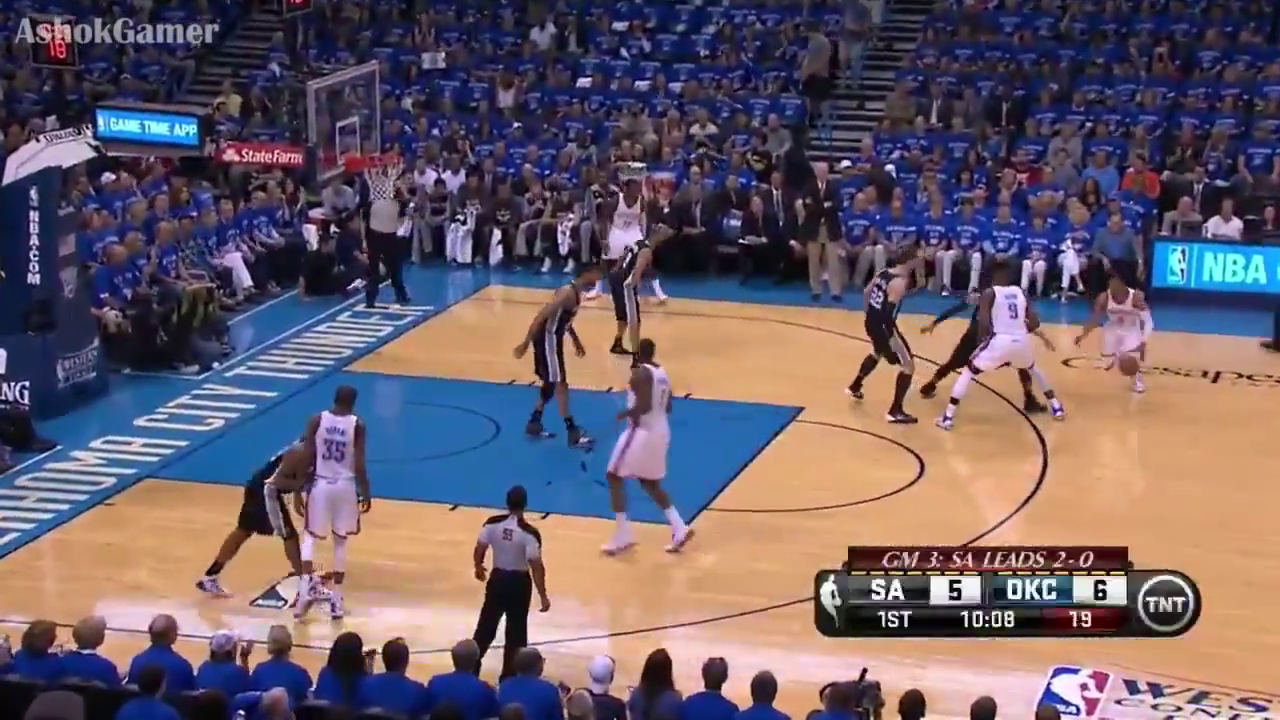
#> input picture frame 35 of nba4_clip.avi, 1280 x 720 px
$ python tracking.py   (Python 2 division)   (older library calls are emulated)
#> lines starting #> are read from the running program, lines starting #| are printed output that depends on the picture; after the words box and inside, x2 and y2 are one past the last pixel; in counts of white or black regions, pixels touching at a corner belong together
#> (reads data1.csv from the repository)
#> (reads data2.csv from the repository)
#> (reads data3.csv from the repository)
#> (reads data4.csv from the repository)
### train.py
import numpy as np
import cv2
#from matplotlib import pyplot as plt

def train():
	img = np.zeros((600,600), np.uint8)
	cv2.line(img,(0,0),(0,600),255,2)
	cv2.line(img,(0,0),(600,0),255,2)
	cv2.line(img,(0,600),(600,600),255,2)
	cv2.line(img,(0,36),(168,36),255,2)
	cv2.line(img,(0,564),(168,564),255,2)
	cv2.line(img,(0,204),(228,204),255,2)
	cv2.line(img,(0,396),(228,396),255,2)
	cv2.line(img,(228,204),(228,396),255,2)
	cv2.line(img,(336,0),(336,36),255,2)
	cv2.line(img,(336,600),(336,564),255,2)

	cv2.ellipse(img,(63, 300),(285,285), 0, -68, 68, 255,2)
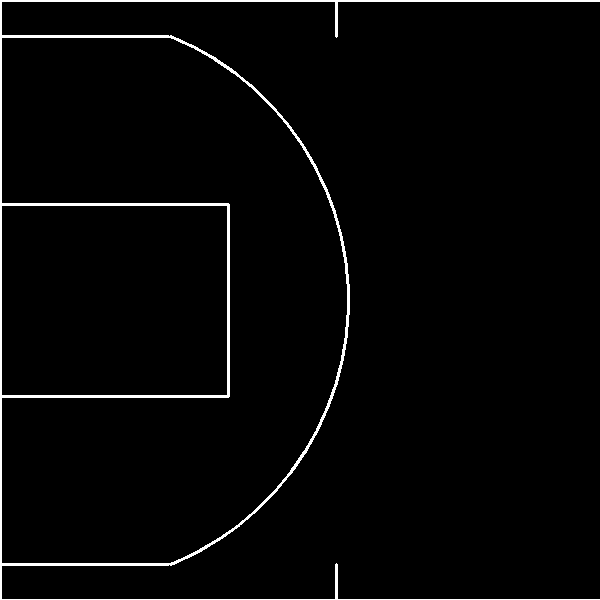
#> img: shape (600, 600); 2.3% white; 1 white region, box (x1, y1, x2, y2) and area: (0, 0, 600, 600) 8144
	cv2.ellipse(img,(228, 300),(72,72), 0, -90, 90, 255,2)
#> img: shape (600, 600); 2.5% white; 1 white region, box (x1, y1, x2, y2) and area: (0, 0, 600, 600) 8828
	cv2.circle(img, (63, 300), 7, 255, 1)
#> img: shape (600, 600); 2.5% white; 2 white regions, box (x1, y1, x2, y2) and area: (0, 0, 600, 600) 8828, (56, 293, 71, 308) 36
	for x in range(0, 600, 60):
		cv2.line(img, (x, 0), (x, 600), 60, 1)
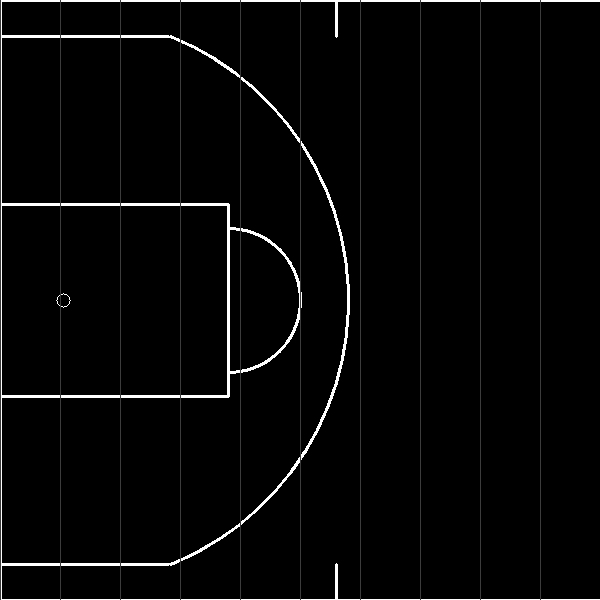
#> img: shape (600, 600); min 0, max 255, mean 6.8
	for y in range(0, 600, 60):
		cv2.line(img, (0, y), (600, y), 60, 1)
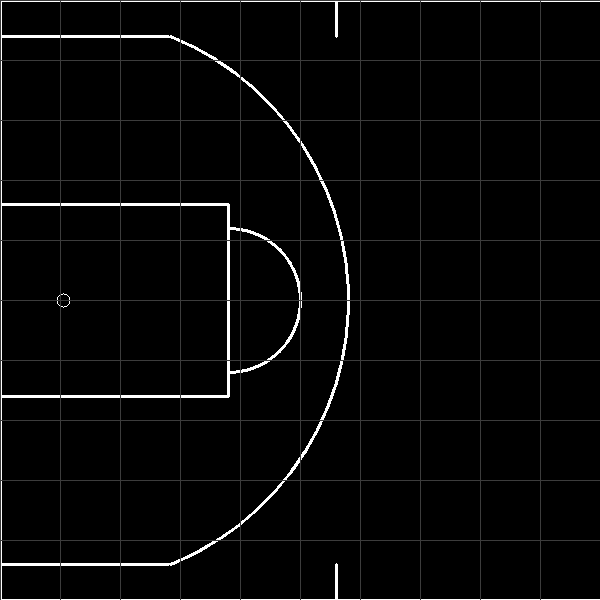
#> img: shape (600, 600); 1.64% of pixels changed, all inside (x1, y1, x2, y2) = (1, 0, 600, 541)
	return img


# [6 lines that do not run on import are left out]

### tracking.py
import cv2
import numpy as np
from train import train
from matplotlib import pyplot as plt

pts = []
def click(event,x,y,flags,param):
	if event == cv2.EVENT_LBUTTONDBLCLK:
		cv2.circle(param, (x,y),5,(255,0,0),3)
		print x, y
		pts.append((x, y))


key1 = np.loadtxt(open('data1.csv', 'rb'), delimiter=',')
key2 = np.loadtxt(open('data2.csv', 'rb'), delimiter=',')
key3 = np.loadtxt(open('data3.csv', 'rb'), delimiter=',')
key4 = np.loadtxt(open('data4.csv', 'rb'), delimiter=',')
keys = np.hstack((key1, key2, key3, key4)).reshape(-1, 4, 2).astype(np.float32)
pts = np.float32([[228,228],[228,372], [0,36], [0,396]])

cap = cv2.VideoCapture('nba4_clip.avi')
tpl = train()

frameNum = 0
next = True
cv2.namedWindow('detected')

font = cv2.FONT_HERSHEY_SIMPLEX
#> font = 0
fourcc = cv2.VideoWriter_fourcc(*'XVID')
#> fourcc = 1145656920
out = cv2.VideoWriter('calibrationGrid.avi',fourcc, 20.0, (1280,720))

while(cap.isOpened()):
	ret, frame = cap.read()
#> frame is the input picture: shape (720, 1280, 3); mean B, G, R 104.7, 93.5, 107.4
	frameNum += 1
	#gray = cv2.cvtColor(frame, cv2.COLOR_BGR2GRAY)
	blank = np.zeros(frame.shape[:2]).astype(np.uint8)
	h,w = blank.shape[:2:]
#> h = 720; w = 1280
	edges = cv2.Canny(frame,10,150)
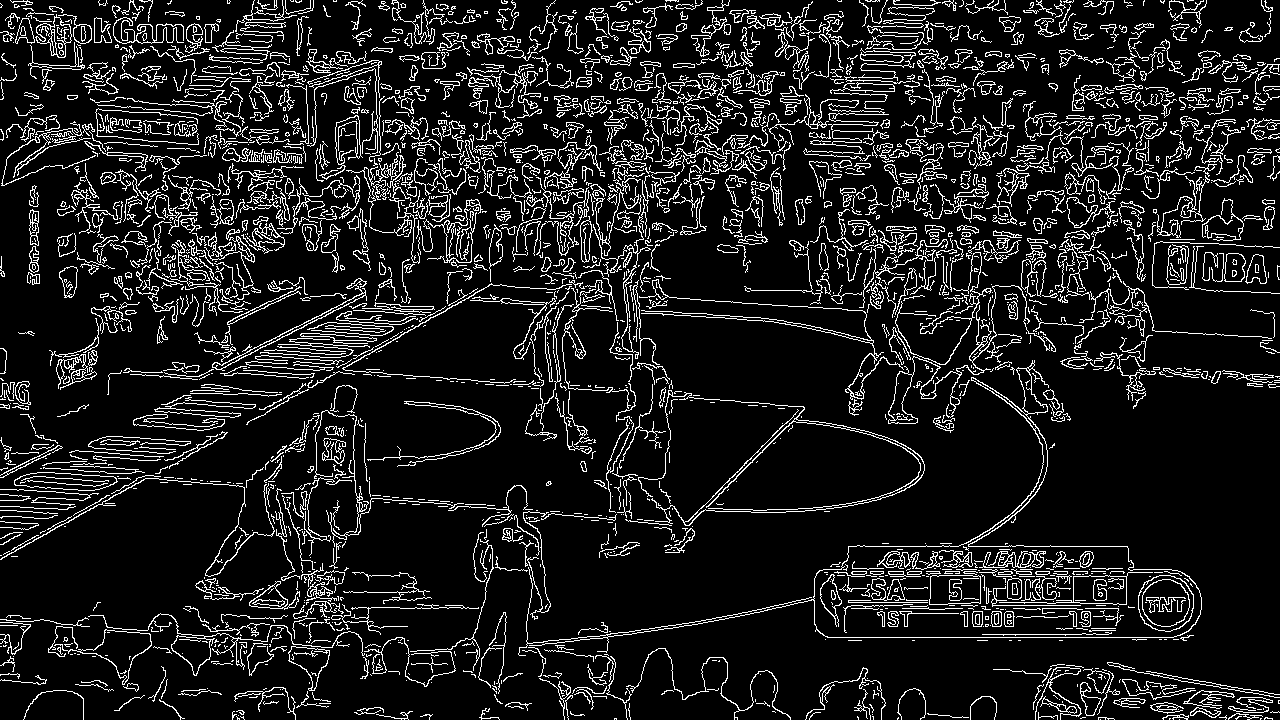
#> edges: shape (720, 1280); 11.4% white in thin lines or dots
	img, contours, hierarchy = cv2.findContours(edges,cv2.RETR_TREE,cv2.CHAIN_APPROX_SIMPLE)
#> contours = 3237 contours, 2473 with area under 20; largest, box (x1, y1, x2, y2) and area: (518, 360, 1202, 656) 33800, (813, 427, 1202, 638) 32750, (1138, 575, 1194, 632) 2476, (1138, 575, 1194, 632) 2426, (1142, 579, 1190, 627) 1764
	contours = sorted(contours, key=lambda x:cv2.arcLength(x, False))[-15:]
#> contours = 15 contours; largest, box (x1, y1, x2, y2) and area: (518, 360, 1202, 656) 33800, (813, 427, 1202, 638) 32750, (888, 285, 1056, 424) 1088, (88, 613, 365, 676) 996, (416, 199, 483, 263) 319
	cv2.drawContours(blank, contours, -1, 128, 1)
#> blank: shape (720, 1280); values 0 (black) and 128 (white), 1.3% white in thin lines or dots, all inside (x1, y1, x2, y2) = (0, 155, 1272, 676)
	cv2.putText(frame,'%s'%frameNum,(10,500),
						cv2.FONT_HERSHEY_SIMPLEX, 2,(255,255,255),2,cv2.LINE_AA)
#> frame: shape (720, 1280, 3); 0.03% of pixels changed, all inside (x1, y1, x2, y2) = (20, 457, 35, 503)
	# [5 lines of commented-out code are left out]
	M = cv2.getPerspectiveTransform(pts, keys[frameNum-1])
	#M_INV =  cv2.getPerspectiveTransform( keys[frameNum-1], pts)
	tplRot = cv2.warpPerspective(tpl, M, (w,h))
	tplRot2 = cv2.cvtColor(tplRot, cv2.COLOR_GRAY2BGR)
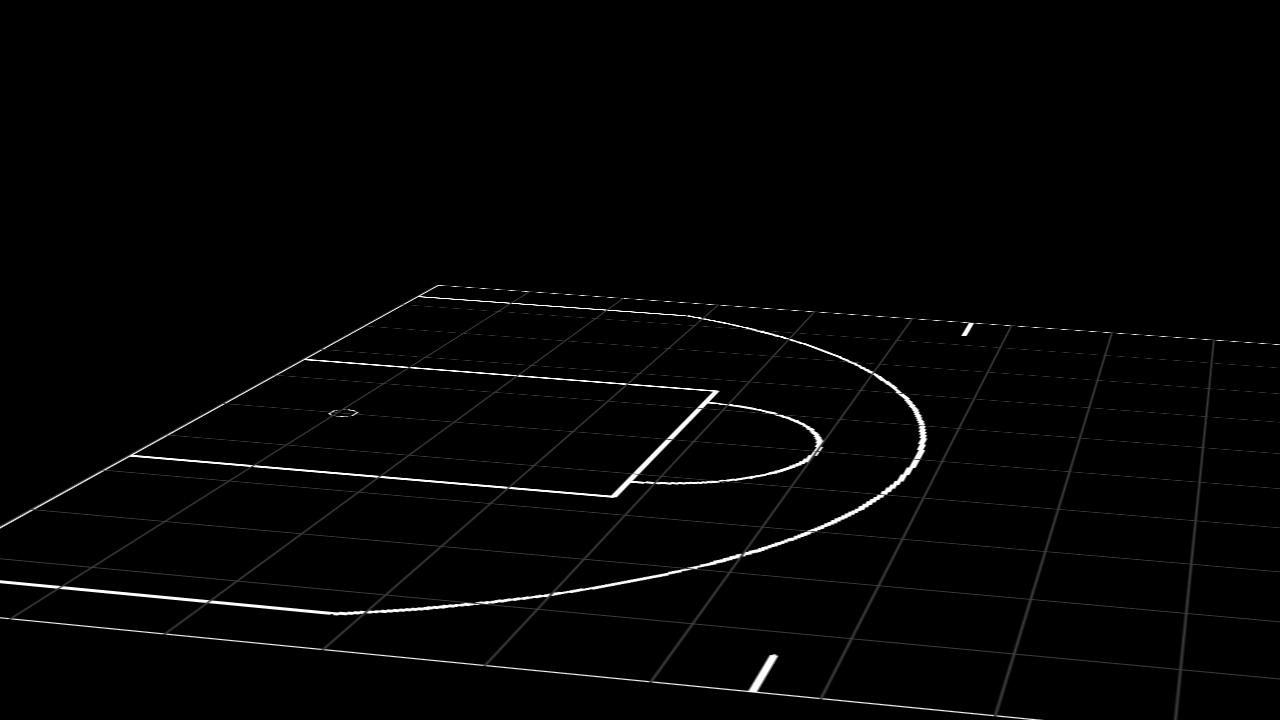
#> tplRot2: shape (720, 1280, 3); min 0, max 255, mean 3.5
	#frame_INV = cv2.warpPerspective(frame, M_INV, (w,h))
	dst = cv2.addWeighted(tplRot2, 0.2, frame, 0.8, 0)
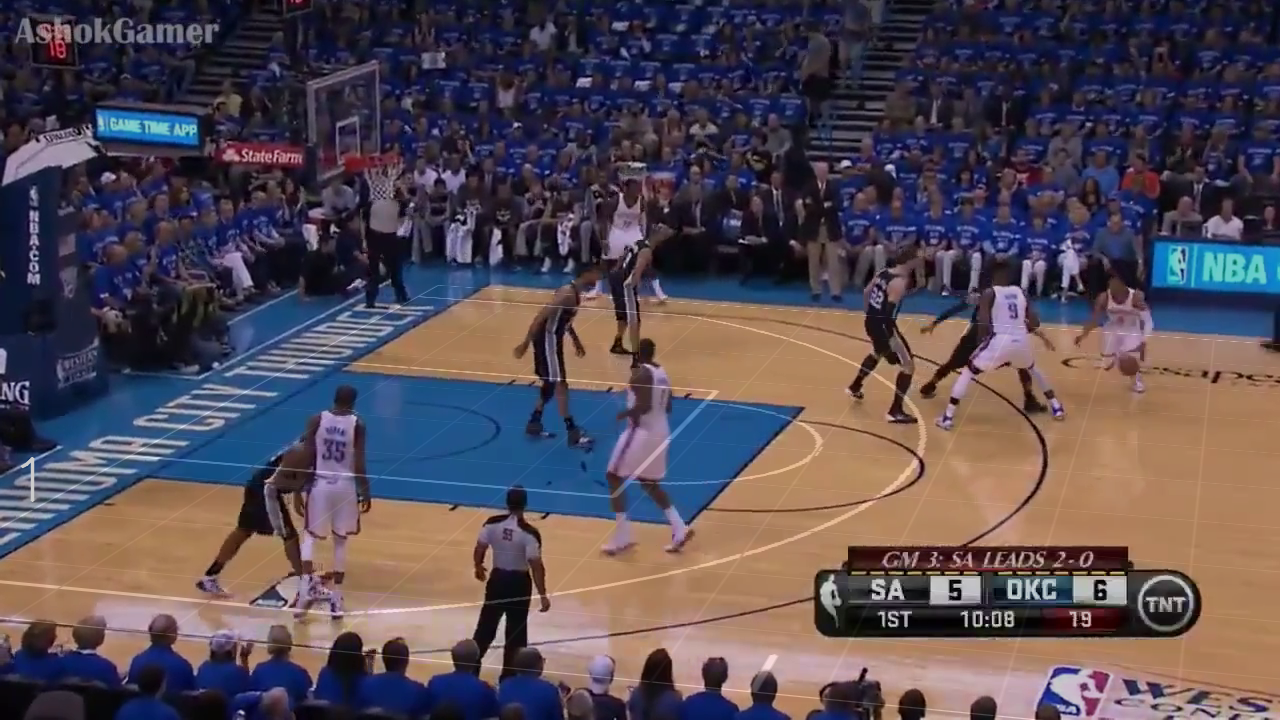
#> dst: shape (720, 1280, 3); mean B, G, R 84.5, 75.5, 86.7
	cv2.imshow('detected', dst)
	#out.write(dst)
	k = cv2.waitKey(50) & 0xFF
#> (key Esc is pressed here)
	if k == 27: break
	#import pdb; pdb.set_trace()
cap.release()
out.release()
cv2.destroyAllWindows()
